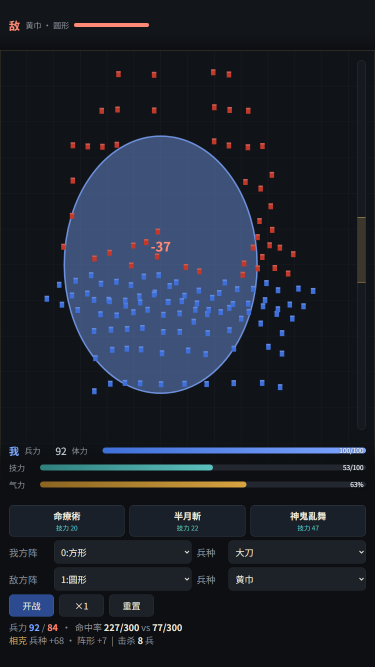
#> input picture project/img/proto_magic.png, 750 x 1334 px, given in place of _tmpg.png, which was not available (shown at 1/2 size)
$ python grid_overlay.py 1.0 ../../project/img/proto_magic.png 5 5
#> lines starting #> are read from the running program, lines starting #| are printed output that depends on the picture
# -*- coding: utf-8 -*-
"""Overlay a labelled pixel grid (source coords) on a frame for measuring."""
import sys, subprocess, os
from PIL import Image, ImageDraw, ImageFont

FF = r"C:\Users\liutian\.dsh\dsh-runtimes\dsh-primary-runtime\dependencies\python\Lib\site-packages\imageio_ffmpeg\binaries\ffmpeg-win-x86_64-v9.0.2.exe"
SRC = r"F:\sanguo\work\bili\p01.mp4"
STILL = r"F:\sanguo\work\video_ref\stills"

def grab(t):
#> called with t = 1
    tmp = os.path.join(STILL, "_tmpg.png")
    subprocess.run([FF, "-hide_banner", "-loglevel", "error", "-ss", str(t), "-i", SRC,
                    "-frames:v", "1", "-y", tmp], check=True)
#> (this line was passed over: subprocess is not available in this run)
    return Image.open(tmp).convert("RGB")
#> returned value is the input picture: PIL image 750x1334 RGB; mean R, G, B 29.3, 35.3, 45.9

def grid(t, tag, scale=3, step=20):
    im = grab(t)
    W, H = im.size
#> W = 750; H = 1334
    big = im.resize((W * scale, H * scale), Image.LANCZOS)
    d = ImageDraw.Draw(big, "RGBA")
    font = ImageFont.truetype("C:/Windows/Fonts/consola.ttf", 14)
    for x in range(0, W, step):
        major = (x % 100 == 0)
        d.line([(x * scale, 0), (x * scale, big.height)], fill=(0, 255, 0, 110 if major else 45), width=2 if major else 1)
        if major:
            d.text((x * scale + 2, 2), str(x), fill=(0, 255, 0), font=font)
    for y in range(0, H, step):
        major = (y % 100 == 0)
        d.line([(0, y * scale), (big.width, y * scale)], fill=(255, 80, 80, 110 if major else 45), width=2 if major else 1)
        if major:
            d.text((2, y * scale + 1), str(y), fill=(255, 120, 120), font=font)
    p = os.path.join(STILL, tag + ".png")
    big.save(p)
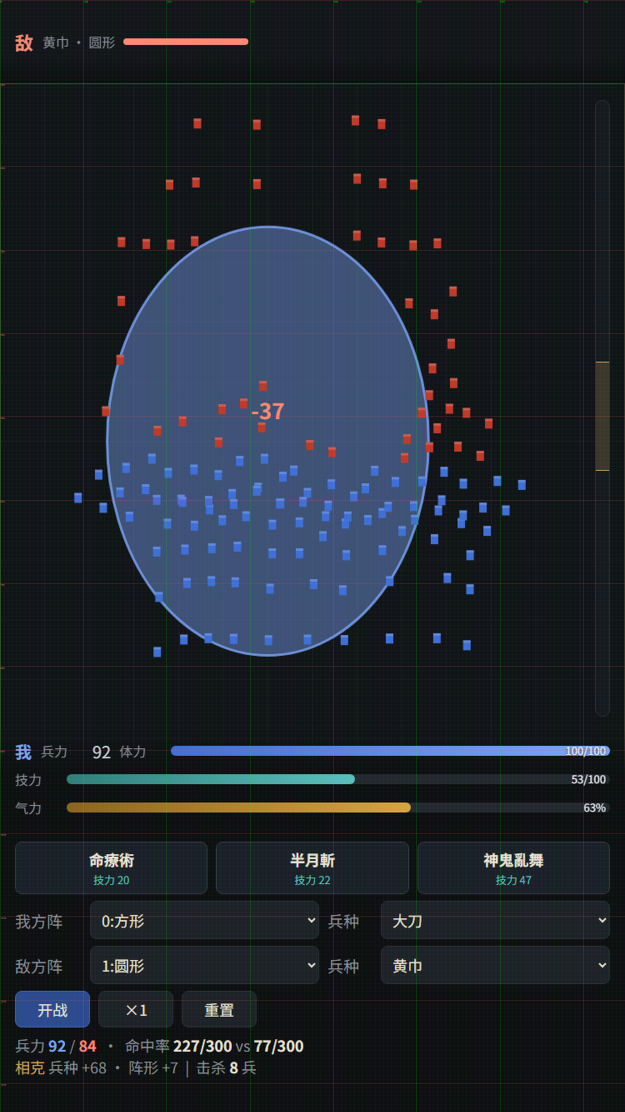
#> saved as proto_magic.png.png: PIL image 3750x6670 RGB (shown at 1/6 size); mean R, G, B 31, 37.5, 45.8
    print(p, big.size)
#| F:\sanguo\work\video_ref\stills/../../project/img/proto_magic.png.png (3750, 6670)

if __name__ == "__main__":
    grid(float(sys.argv[1]), sys.argv[2],
         int(sys.argv[3]) if len(sys.argv) > 3 else 3,
         int(sys.argv[4]) if len(sys.argv) > 4 else 20)

$ run again, on project/img/proto_melee.png
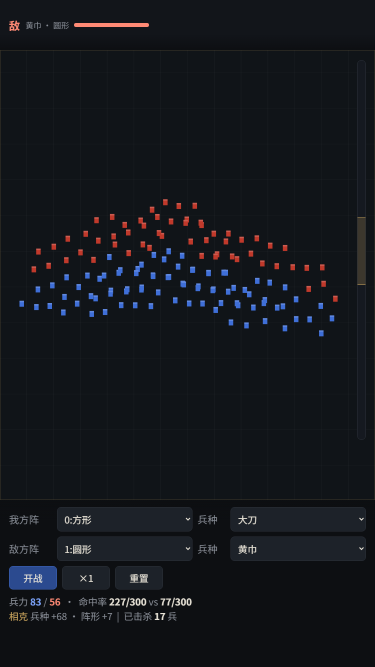
#> input picture project/img/proto_melee.png, 750 x 1334 px, given in place of _tmpg.png, which was not available (shown at 1/2 size)
#> in grab, returned value is the input picture: PIL image 750x1334 RGB; mean R, G, B 19.9, 23, 27.8
#> in grid, `big.save(p)`:
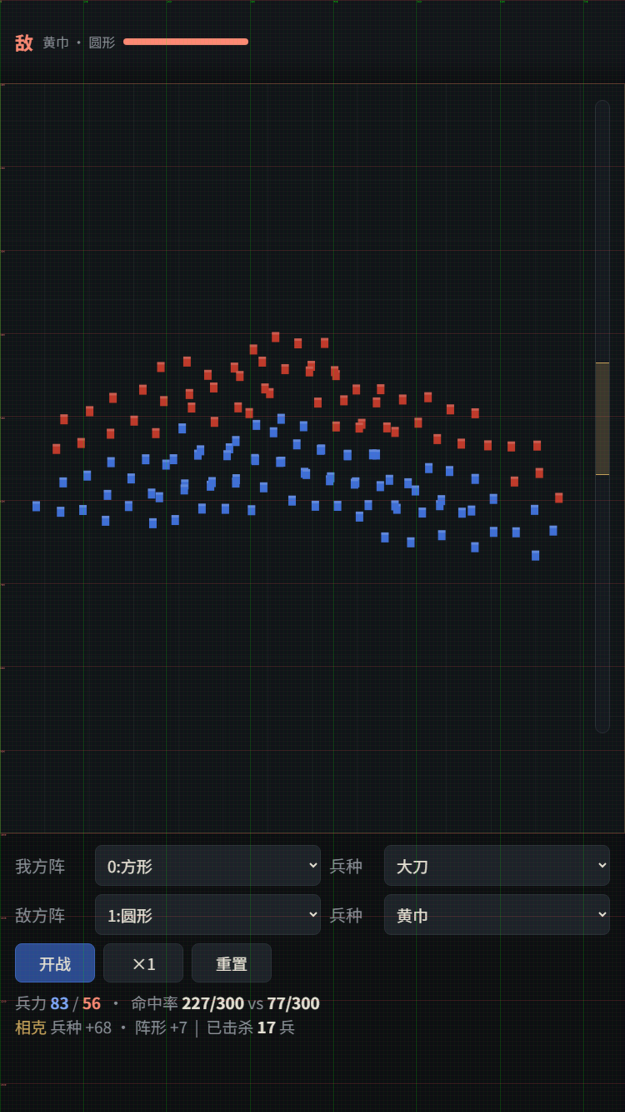
#> saved as proto_melee.png.png: PIL image 3750x6670 RGB (shown at 1/6 size); mean R, G, B 21.8, 25.4, 28
#| F:\sanguo\work\video_ref\stills/../../project/img/proto_melee.png.png (3750, 6670)
